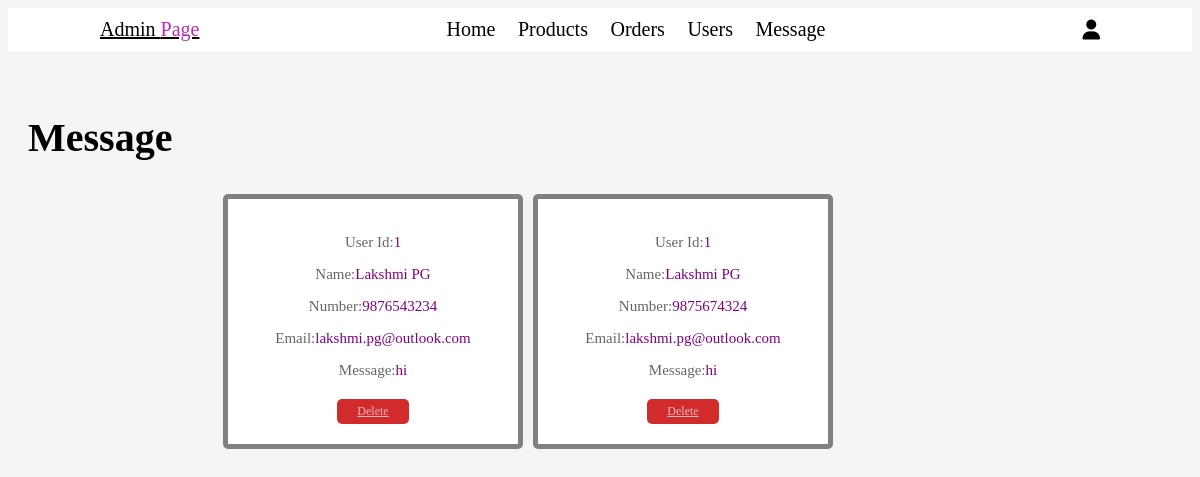
The app's page /contacts.php (signed in) with its own data.
### tables this page shows
CREATE TABLE `message` (
  `id` int(11) NOT NULL,
  `user_id` int(100) NOT NULL,
  `name` varchar(255) NOT NULL,
  `email` varchar(255) NOT NULL,
  `number` varchar(255) NOT NULL,
  `message` varchar(255) NOT NULL
);

### contacts.php (the view, shortened to what this page needs)
<?php
include('config.php');
?>
<!DOCTYPE html>
<html lang="en">
<head>
    <link rel="stylesheet" href="css/admin.css">
    <link rel="stylesheet" href="https://cdnjs.cloudflare.com/ajax/libs/font-awesome/6.1.1/css/all.min.css">
</head>
<body>
<?php include('admin_header.php');?>
<section class="messages">
<h1 class="title">Message</h1>
<div class="box-container">
<?php
$select_message=mysqli_query($conn,"select * from message") or die('query failed');
if(mysqli_num_rows($select_message)>0){
    while($fetch_message=mysqli_fetch_assoc($select_message)){
?>
<div class="box">
<p>User Id:<span><?php echo $fetch_message['user_id'];?></span></p>
<p>Name:<span><?php echo $fetch_message['name'];?></span></p>
<p>Number:<span><?php echo $fetch_message['number'];?></span></p>
<p>Email:<span><?php echo $fetch_message['email'];?></span></p>
<p>Message:<span><?php echo $fetch_message['message'];?></span></p>
<a href="contacts.php?delete=<?php echo $fetch_message['id'];?>"onclick="return confirm('Delete message');" class="delete-btn">Delete</a>
</div>
<?php
}
}else{
'<p class="empty">No Messages</p>';
}
?>
</div>
</section>
<script src="js/admin.js"></script></body></html>

### css/admin.css (style rules this page uses)
html { font-size:62.5%; scroll-behavior: smooth; scroll-padding-top: 6rem; overflow-x: hidden; }
body { background:whitesmoke ; }
section { padding:3rem 2rem; }
.title { font-size: 4rem; }
.btn,.delete-btn,.option-btn { display: inline-block; border-radius:.5rem; margin-top:1rem; font-size:1.2rem; color:rgb(220, 187, 187); cursor:pointer; padding:.5rem 2rem; text-transform: capitalize; }
.delete-btn { background-color: rgb(209, 43, 43); }
.messages .box-container { display: grid; grid-template-columns: repeat(auto-fit,30rem); gap:1rem; max-width: 1000px; justify-content:center; }
.messages .box-container .box { padding:2rem; border:.5rem solid grey; background-color: white; box-shadow: #999; border-radius: .5rem; text-align: center; }
.messages .box-container .box p { font-size: 1.5rem; color:#666; margin-bottom: 1rem; }
.messages .box-container .box p span { color: purple; }

### records on screen
message: user "1", name "Lakshmi PG", number "9876543234", email "lakshmi.pg@outlook.com", message "hi"
message: user "1", name "Lakshmi PG", number "9875674324", email "lakshmi.pg@outlook.com", message "hi"
